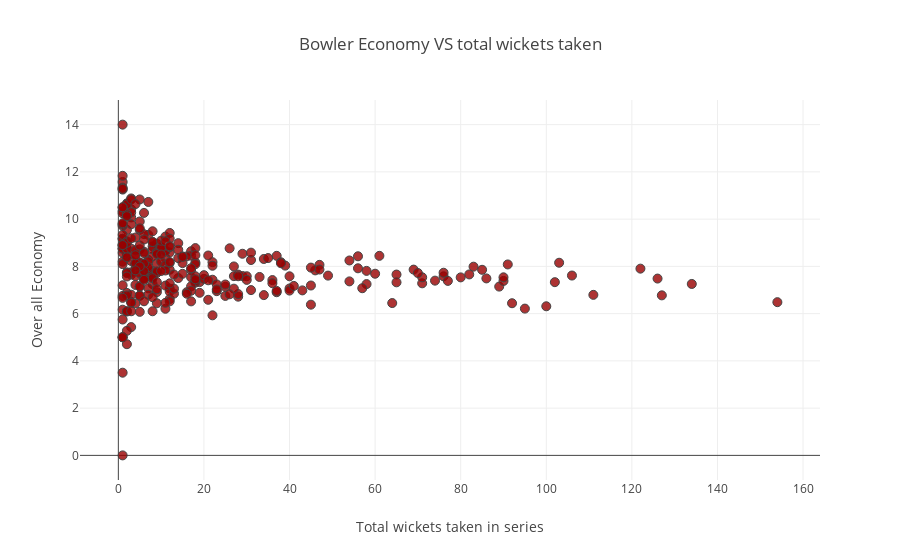

This figure's notebook cell:
### Code cell
#### plotting the economy of the bowlers. So that during the acution.
#### Segregating the different colors' for very expensive, expensive, economical, very economical
#### Conditions:   very economical 



trace0 = Scatter(x=bowler_overs['wickets'],
                 y=bowler_overs['economy'],
                 mode="markers",
                 marker=dict(size=9, color='rgba(152, 0, 0, .8)', line=dict(width=1)),
                 text=bowler_overs['bowler'])

layout = Layout(title="Bowler Economy VS total wickets taken",
                xaxis=dict(title="Total wickets taken in series"),
                yaxis=dict(title="Over all Economy"))

plotly.offline.iplot({
    "data"  :[trace0],
    "layout":layout
})

### Figure 1 — Plotly figure (JSON) as saved in the notebook; plotly's stock layout.template omitted (floating-point values rounded to 4 significant figures; data arrays with more than 128 entries replaced by an {"elided": "..."} marker saying what was removed)
{"data": [{"marker": {"color": "rgba(152, 0, 0, .8)", "line": {"width": 1}, "size": 9}, "mode": "markers", "text": {"elided": "309 str values"}, "type": "scatter", "x": {"elided": "309 int values"}, "y": {"elided": "309 float values"}}], "layout": {"title": "Bowler Economy VS total wickets taken", "xaxis": {"title": "Total wickets taken in series"}, "yaxis": {"title": "Over all Economy"}}}
